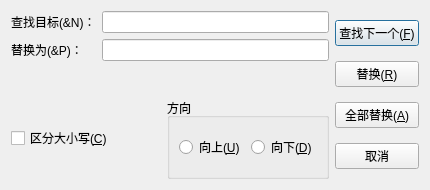
<?xml version="1.0" encoding="UTF-8"?>
<ui version="4.0">
 <class>ReplaceDialog</class>
 <widget class="QDialog" name="ReplaceDialog">
  <property name="geometry">
   <rect>
    <x>0</x>
    <y>0</y>
    <width>430</width>
    <height>190</height>
   </rect>
  </property>
  <property name="windowTitle">
   <string>替换</string>
  </property>
  <layout class="QHBoxLayout" name="mainLayout">
   <item>
    <layout class="QVBoxLayout" name="leftLayout">
     <item>
      <layout class="QFormLayout" name="formLayout">
       <item row="0" column="0">
        <widget class="QLabel" name="labelTarget">
         <property name="text">
          <string>查找目标(&amp;N)：</string>
         </property>
        </widget>
       </item>
       <item row="0" column="1">
        <widget class="QLineEdit" name="lineEditTarget"/>
       </item>
       <item row="1" column="0">
        <widget class="QLabel" name="labelReplace">
         <property name="text">
          <string>替换为(&amp;P)：</string>
         </property>
        </widget>
       </item>
       <item row="1" column="1">
        <widget class="QLineEdit" name="lineEditReplace"/>
       </item>
      </layout>
     </item>
     <item>
      <layout class="QHBoxLayout" name="optionLayout">
       <item>
        <widget class="QCheckBox" name="checkCaseSensitive">
         <property name="text">
          <string>区分大小写(&amp;C)</string>
         </property>
        </widget>
       </item>
       <item>
        <widget class="QGroupBox" name="groupBoxDirection">
         <property name="title">
          <string>方向</string>
         </property>
         <layout class="QHBoxLayout" name="directionLayout">
          <item>
           <widget class="QRadioButton" name="radioUp">
            <property name="text">
             <string>向上(&amp;U)</string>
            </property>
           </widget>
          </item>
          <item>
           <widget class="QRadioButton" name="radioDown">
            <property name="text">
             <string>向下(&amp;D)</string>
            </property>
           </widget>
          </item>
         </layout>
        </widget>
       </item>
      </layout>
     </item>
    </layout>
   </item>
   <item>
    <layout class="QVBoxLayout" name="btnLayout">
     <item>
      <widget class="QPushButton" name="btnFindNext">
       <property name="text">
        <string>查找下一个(&amp;F)</string>
       </property>
      </widget>
     </item>
     <item>
      <widget class="QPushButton" name="btnReplace">
       <property name="text">
        <string>替换(&amp;R)</string>
       </property>
      </widget>
     </item>
     <item>
      <widget class="QPushButton" name="btnReplaceAll">
       <property name="text">
        <string>全部替换(&amp;A)</string>
       </property>
      </widget>
     </item>
     <item>
      <widget class="QPushButton" name="btnCancel">
       <property name="text">
        <string>取消</string>
       </property>
      </widget>
     </item>
    </layout>
   </item>
  </layout>
 </widget>
 <resources/>
 <connections/>
</ui>
